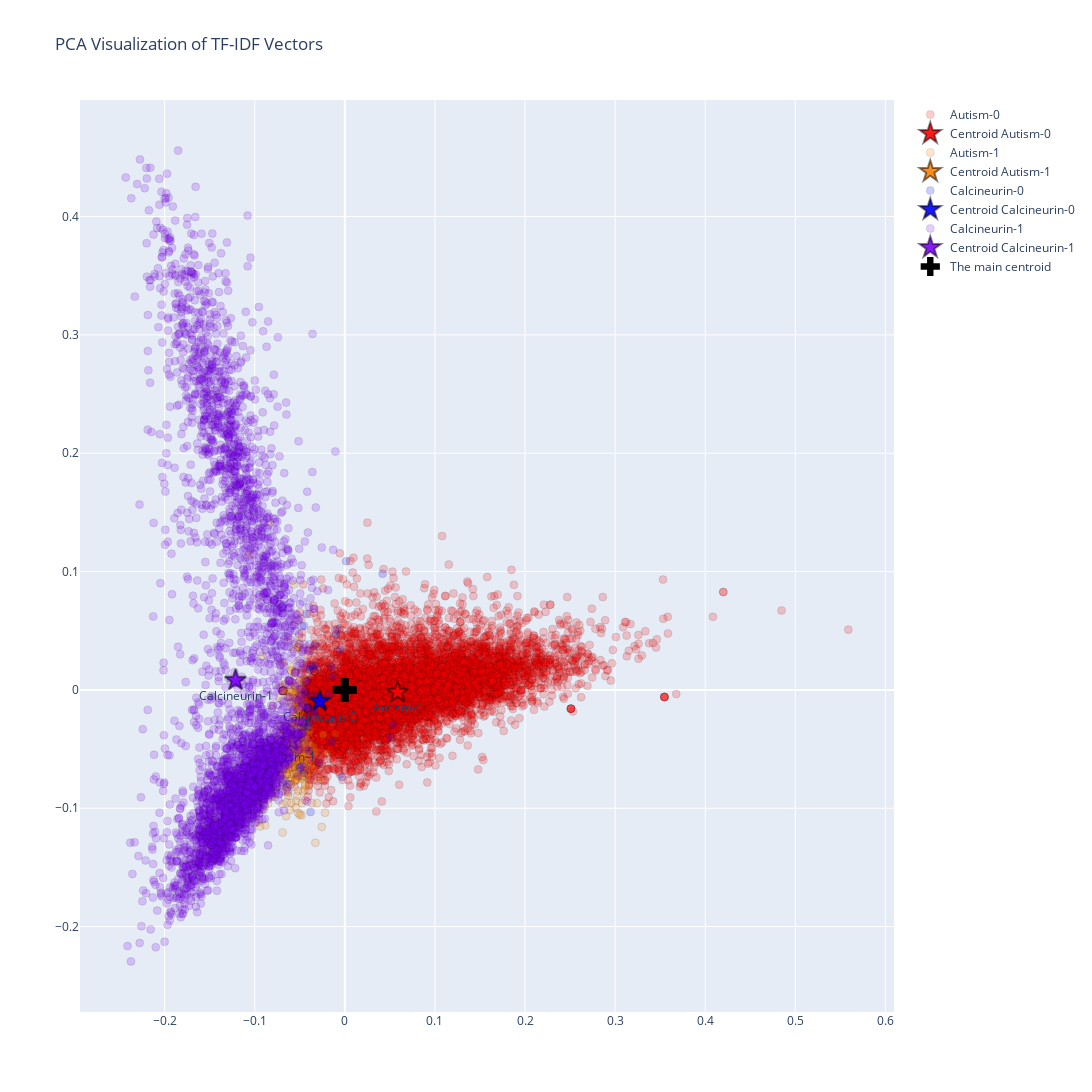

Source (notebook cell):
### Code cell
visualize_tfidf_pca_interactive_3(ids_list, dl_ca, tfidf_matrix, transpose = False, color_schema = 13)
#LBD_06_visualization.visualize_tfidf_pca_interactive(ids_list, dl_ca, tfidf_matrix, transpose = False)

### Figure 1 — Plotly figure (JSON) as saved in the notebook; plotly's stock layout.template omitted (floating-point values rounded to 4 significant figures; data arrays with more than 128 entries replaced by an {"elided": "..."} marker saying what was removed)
{"data": [{"hovertext": {"elided": "9047 str values"}, "marker": {"color": "rgba(255, 0, 0, 0.2)", "line": {"color": "rgba(0, 0, 0, 0.1)", "width": 1}, "size": 8, "symbol": "circle"}, "mode": "markers+text", "name": "Autism-0", "text": "", "textposition": "bottom center", "type": "scatter", "x": {"elided": "9047 float values"}, "y": {"elided": "9047 float values"}}, {"hovertext": "Centroid of Autism-0", "marker": {"color": "rgba(255, 0, 0, 0.9)", "line": {"color": "rgba(0, 0, 0, 0.5)", "width": 2}, "size": 16, "symbol": "star"}, "mode": "markers+text", "name": "Centroid Autism-0", "text": "Autism-0", "textposition": "bottom center", "type": "scatter", "x": [0.05846], "y": [-0.002013]}, {"hovertext": {"elided": "356 str values"}, "marker": {"color": "rgba(255, 128, 0, 0.2)", "line": {"color": "rgba(0, 0, 0, 0.1)", "width": 1}, "size": 8, "symbol": "circle"}, "mode": "markers+text", "name": "Autism-1", "text": "", "textposition": "bottom center", "type": "scatter", "x": {"elided": "356 float values"}, "y": {"elided": "356 float values"}}, {"hovertext": "Centroid of Autism-1", "marker": {"color": "rgba(255, 128, 0, 0.9)", "line": {"color": "rgba(0, 0, 0, 0.5)", "width": 2}, "size": 16, "symbol": "star"}, "mode": "markers+text", "name": "Centroid Autism-1", "text": "Autism-1", "textposition": "bottom center", "type": "scatter", "x": [-0.05988], "y": [-0.04314]}, {"hovertext": ["17981872", "17907013", "17609743", "17524507", "17360599", "17339875", "17286614", "17243427", "17208537", "21289943", "17185513", "17140601", "16971519", "16960925", "16869957", "16860188", "16582685", "21289970", "16279232", "15976371", "15964258", "15940142", "15887932", "15703663", "15285430", "15232211", "15160490", "15068236", "15037226", "15027149", "14723560", "14668437", "14661633", "14623294", "14610614", "12653269", "11948235", "11945019", "11833358", "10751584", "9095624", "11072311", "8012369", "1975151", "2833077"], "marker": {"color": "rgba(0, 0, 255, 0.2)", "line": {"color": "rgba(0, 0, 0, 0.1)", "width": 1}, "size": 8, "symbol": "circle"}, "mode": "markers+text", "name": "Calcineurin-0", "text": "", "textposition": "bottom center", "type": "scatter", "x": [-0.04335, -0.03837, -0.01425, 0.05046, -0.06434, -0.05011, -0.03398, -0.008523, -0.01492, 0.04194, -0.00322, -0.04786, -0.03951, -0.03315, -0.045, 0.001394, -0.04142, -0.03801, -0.03504, -0.04252, -0.04129, -0.04336, -0.01365, -0.03258, -0.01305, -0.02876, -0.02901, -0.03805, -0.04203, -0.03358, -0.009816, -0.04535, -0.03368, -0.04027, -0.005173, -0.04539, -0.03987, -0.04112, -0.03387, -0.0461, -0.01809, 0.05329, -0.04873, -0.04427, -0.04129], "y": [-0.03012, 0.01704, -0.04378, -0.0404, -0.07941, -0.06586, -0.00398, 0.05145, 0.01932, 0.09812, -0.07352, -0.06393, -0.05149, 0.03764, -0.02838, 0.1088, 0.007431, 0.01974, 0.01804, 0.06417, -0.01569, -0.003637, 0.01136, 0.02041, -0.0252, -0.0615, -0.005803, -0.1031, -0.02281, -0.01931, 0.04691, -0.07011, -0.02311, -0.03118, 0.03412, 0.0542, -0.02739, -0.01476, -0.01716, -0.0314, -0.004598, -0.02951, -0.03675, -0.001481, -0.01569]}, {"hovertext": "Centroid of Calcineurin-0", "marker": {"color": "rgba(0, 0, 255, 0.9)", "line": {"color": "rgba(0, 0, 0, 0.5)", "width": 2}, "size": 16, "symbol": "star"}, "mode": "markers+text", "name": "Centroid Calcineurin-0", "text": "Calcineurin-0", "textposition": "bottom center", "type": "scatter", "x": [-0.02789], "y": [-0.009607]}, {"hovertext": {"elided": "4175 str values"}, "marker": {"color": "rgba(128, 0, 255, 0.2)", "line": {"color": "rgba(0, 0, 0, 0.1)", "width": 1}, "size": 8, "symbol": "circle"}, "mode": "markers+text", "name": "Calcineurin-1", "text": "", "textposition": "bottom center", "type": "scatter", "x": {"elided": "4175 float values"}, "y": {"elided": "4175 float values"}}, {"hovertext": "Centroid of Calcineurin-1", "marker": {"color": "rgba(128, 0, 255, 0.9)", "line": {"color": "rgba(0, 0, 0, 0.5)", "width": 2}, "size": 16, "symbol": "star"}, "mode": "markers+text", "name": "Centroid Calcineurin-1", "text": "Calcineurin-1", "textposition": "bottom center", "type": "scatter", "x": [-0.1213], "y": [0.008145]}, {"hovertext": ["The main centroid"], "marker": {"color": "black", "size": 20, "symbol": "cross"}, "mode": "markers", "name": "The main centroid", "type": "scatter", "x": [-1.091e-16], "y": [1.5e-18]}], "layout": {"height": 1100, "hovermode": "closest", "showlegend": true, "title": {"text": "PCA Visualization of TF-IDF Vectors"}, "width": 1100}}
